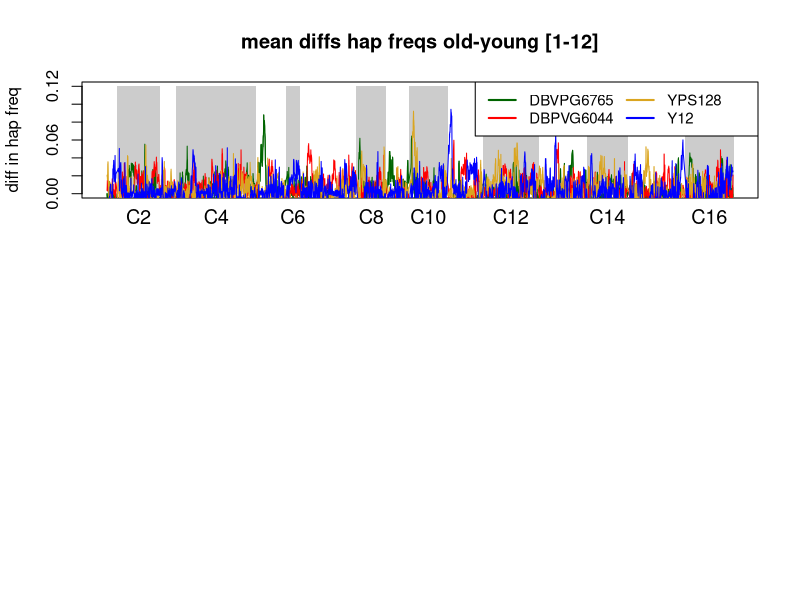

Write the R code that produced this figure.
### Plot Haplotype frequencies 


## Haplotypes were estimated using code in "Haplotype_estimation_eNotebook_version" script.  Make sure to update this script (and re-read in the data below) if any changes are made to the filtering parameters.

### Haplotypes estimated 10/2/24 using file GWAS_SNPS_cov20_maf5.csv created above
founderA1=read.table ("temp/founderA1_10kb_cov20_maf5.txt", header=TRUE) 
founderA2=read.table ("temp/founderA2_10kb_cov20_maf5.txt", header=TRUE)
founderB3=read.table ("temp/founderB3_10kb_cov20_maf5.txt", header=TRUE)
founderB4=read.table ("temp/founderB4_10kb_cov20_maf5.txt", header=TRUE)

## Find the differences in haplotype frequencies between paired young and old replicates
for (i in 1:12) {
  founderA1[[paste0("diff", i)]] <- founderA1[[paste0("hap.old", sprintf("%02d", i))]] - founderA1[[paste0("hap.young", sprintf("%02d", i))]]
}

for (i in 1:12) {
  founderA2[[paste0("diff", i)]] <- founderA2[[paste0("hap.old", sprintf("%02d", i))]] - founderA2[[paste0("hap.young", sprintf("%02d", i))]]
}

for (i in 1:12) {
  founderB3[[paste0("diff", i)]] <- founderB3[[paste0("hap.old", sprintf("%02d", i))]] - founderB3[[paste0("hap.young", sprintf("%02d", i))]]
}

for (i in 1:12) {
  founderB4[[paste0("diff", i)]] <- founderB4[[paste0("hap.old", sprintf("%02d", i))]] - founderB4[[paste0("hap.young", sprintf("%02d", i))]]
}

View(founderA1)
## Find the mean differences across all pairs from the differences calculated above, and the variance
founderA1$meandiff=apply(founderA1[28:39],1,mean) # this is a first-pass simple effort to quantify consistent differences in haplotypes across replicates, per founder

founderA2$meandiff=apply(founderA2[28:39],1,mean) # this is a first-pass simple effort to quantify consistent differences in haplotypes across replicates, per founder


founderB3$meandiff=apply(founderB3[28:39],1,mean) # this is a first-pass simple effort to quantify consistent differences in haplotypes across replicates, per founder


founderB4$meandiff=apply(founderB4[28:39],1,mean) # this is a first-pass simple effort to quantify consistent differences in haplotypes across replicates, per founder

# Non-cumulative offsets #from Gaxis in Part 1B
non_cumulative_offsets <- c(0,
                            230218, 813184, 316620, 1531933, 576874, 270161, 
                            1090940, 562643, 439888, 745751, 666816, 1078177, 
                            924431, 784333, 1091291
)

# Calculate cumulative offsets
cumulative_offsets <- cumsum(non_cumulative_offsets)

# Names of the chromosomes
chromosome_names <- paste0("chr", 1:16)

# Create a named vector for cumulative offsets
named_cumulative_offsets <- setNames(cumulative_offsets, chromosome_names)
print(named_cumulative_offsets)

apply_specific_offsets <- function(df, offsets) {
  # Ensure chr is treated as a factor with the correct order
  df$chr <- factor(df$chr, levels = names(offsets))
  
  # Convert factor levels to numeric for correct indexing
  df$chr_numeric <- as.numeric(df$chr)
  
  # Assign the MB column based on cumulative offsets
  df$MB <- df$pos + offsets[levels(df$chr)][df$chr_numeric]
  
  # Drop the temporary numeric column
  df$chr_numeric <- NULL
  
  df$MB<- df$MB/1e6
  
  return(df)
}

# Apply the function to each dataset with cumulative offsets
founderA1 <- apply_specific_offsets(founderA1, named_cumulative_offsets)
founderA2 <- apply_specific_offsets(founderA2, named_cumulative_offsets)
founderB3 <- apply_specific_offsets(founderB3, named_cumulative_offsets)
founderB4 <- apply_specific_offsets(founderB4, named_cumulative_offsets)

#double check the math
numbers <- c(230218/1e6, 813184/1e6, 316620/1e6, 1531933/1e6, 576874/1e6, 270161/1e6, 
             1090940/1e6, 562643/1e6, 439888/1e6, 745751/1e6, 666816/1e6, 1078177/1e6, 
             924431/1e6, 784333/1e6, 1091291/1e6)

# Calculate the sum
total_sum <- sum(numbers)
total_sum+925347/1e6 #double check that everything aligns #12048607/1e6 is the value of the last SNP on chr16,

bottom<-0
top<-0.12

# Open the PDF device with the specified file path
pdf(file = "temp_figs/haplotype_plot.pdf", height = 10, width = 18)

par(mfrow=c(2,1))
plot(founderA1$MB,founderA1$meandiff,
     type="l",
     ylim=c(bottom,top),
     col="darkgreen",
     xlab=NA,
     xaxt= "n",
     ylab="diff in hap freq",
     main="mean diffs hap freqs old-young [1-12]")

rect(0.23,bottom,1.04,top,col="grey80",lty=0)  
rect(1.36,bottom,2.89,top,col="grey80",lty=0)  
rect(3.46,bottom,3.73,top,col="grey80",lty=0)
rect(4.82,bottom,5.39,top,col="grey80",lty=0)  
rect(5.83,bottom,6.57,top,col="grey80",lty=0)    
rect(7.24,bottom,8.32,top,col="grey80",lty=0)
rect(9.24,bottom,10.03,top,col="grey80",lty=0)
rect(11.12,bottom,12.07,top,col="grey80",lty=0) 

lines(founderA1$MB,founderA1$meandiff,col="darkgreen")
lines(founderA2$MB,founderA2$meandiff,col="red")
lines(founderB3$MB,founderB3$meandiff,col="goldenrod")
lines(founderB4$MB,founderB4$meandiff,col="blue") # these colors have been used before to refer to these specific founders

#add chromosome labels at midpts
mtext("C2",line = .5,side=1, at =0.635, cex=1.2)
mtext("C4",line = .5,side=1, at =2.125, cex=1.2)
mtext("C6",line = .5,side=1, at =3.595, cex=1.2)
mtext("C8",line = .5,side=1, at =5.105, cex=1.2)
mtext("C10",line = .5,side=1, at =6.2, cex=1.2)
mtext("C12",line = .5,side=1, at =7.78, cex=1.2)
mtext("C14",line = .5,side=1, at =9.635, cex=1.2)
mtext("C16",line = .5,side=1, at =11.595, cex=1.2)

legend("topright", 
       legend = c("DBVPG6765", "DBPVG6044","YPS128", "Y12"),    # Names of the data
       col = c("darkgreen", "red", "goldenrod", "blue"),          # Corresponding colors
       lty = c(1, 1, 1, 1),                 # Corresponding point shapes
       cex = 0.9, 
       lwd= 2,
       bg="white", 
       ncol=2)    

dev.off()
### consider branching to a version that has the variance plot? (go back to GTWAS_master_code_v2)
